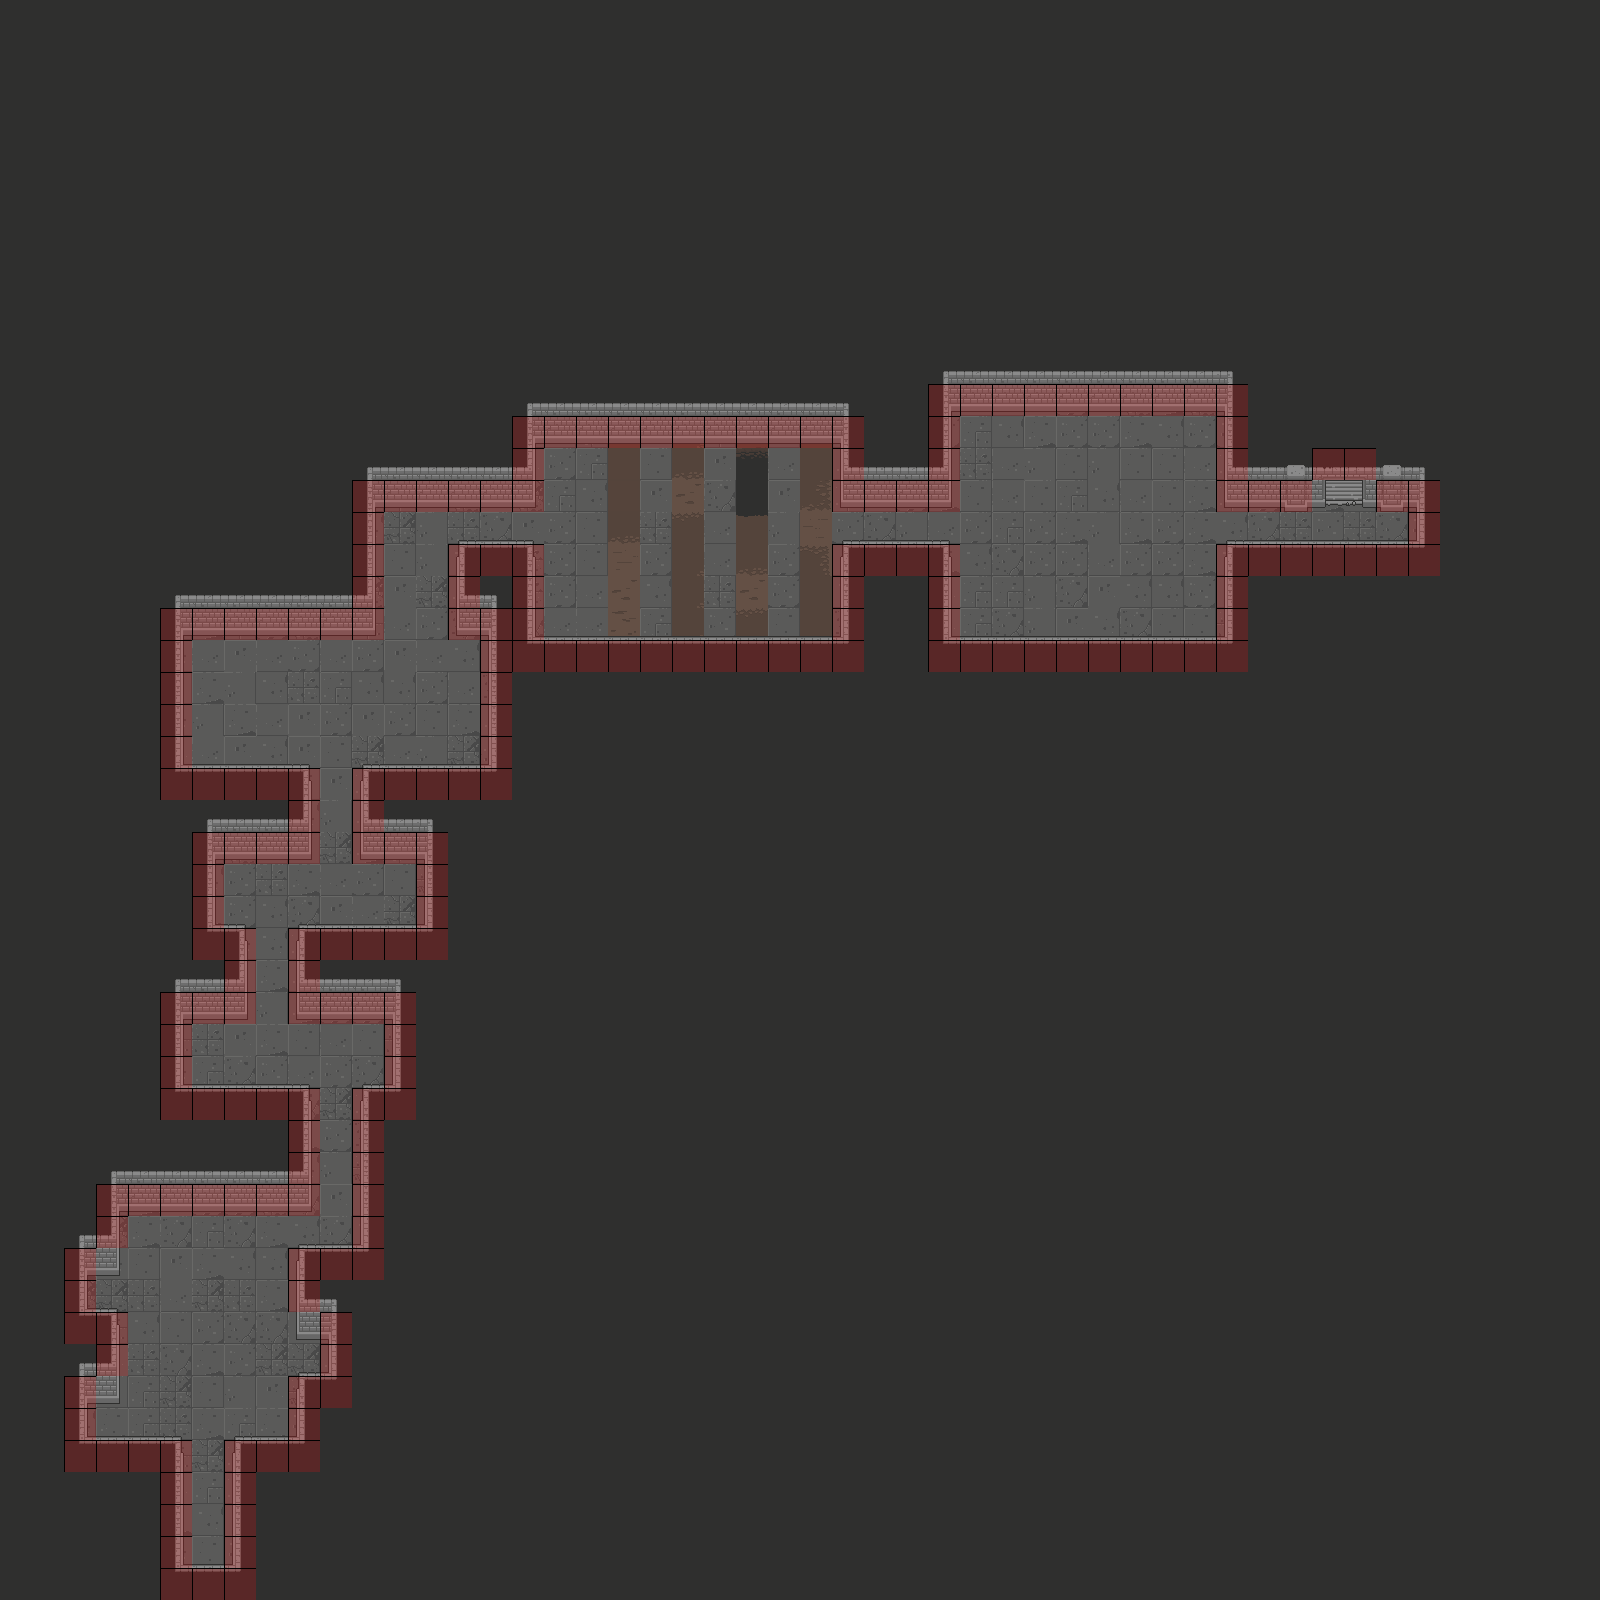

This is a level from a 2D game, rendered from its Tiled map with the project's own tilesets. A one-line summary and the map file follow, with tile-layer data summarised:
An orthogonal 50x50 tile map with 32x32 px tiles, 5 tile layers (Floor, doorOpen, door, Wal, ...), 2 tilesets and 56 objects (38x 0, 5x 4, 4x 1, 4x 3, Wal_1, ...).

<map version="1.5" tiledversion="1.7.0" orientation="orthogonal" renderorder="right-down" width="50" height="50" tilewidth="32" tileheight="32" infinite="0" nextlayerid="12" nextobjectid="68">
 <tileset firstgid="1" source="GamemapObject.tsx" />
 <tileset firstgid="321" source="meta_tiles.tsx" />
 <layer id="1" name="Floor" width="50" height="50">
  <data>[2500 cells, 2500 non-empty, 29 distinct tile ids]</data>
 </layer>
 <layer id="2" name="doorOpen" width="50" height="50">
  <data>[2500 cells, 2 non-empty, 2 distinct tile ids]</data>
 </layer>
 <layer id="3" name="door" width="50" height="50">
  <data>[2500 cells, 2 non-empty, 2 distinct tile ids]</data>
 </layer>
 <layer id="4" name="Wal" width="50" height="50">
  <data>[2500 cells, 326 non-empty, 32 distinct tile ids]</data>
 </layer>
 <layer id="5" name="meta" width="50" height="50">
  <data>[2500 cells, 205 non-empty, 1 distinct tile ids]</data>
 </layer>
 <objectgroup id="11" name="CrackWal">
  <object id="21" name="Wal_1" x="272" y="1008" />
  <object id="22" name="Wal_2" x="336" y="848" />
  <object id="23" name="Wal_3" x="400" y="624" />
  <object id="24" name="Wal_4" x="432" y="624" />
 </objectgroup>
 <objectgroup id="6" name="minions">
  <object id="14" name="spider_1" type="0" x="112" y="1424" />
  <object id="15" name="spider_2" type="0" x="304" y="1360" />
  <object id="16" name="spider_3" type="0" x="112" y="1296" />
  <object id="25" name="spider_4" type="0" x="208" y="1072" />
  <object id="26" name="spider_5" type="0" x="400" y="912" />
  <object id="27" name="spider_6" type="0" x="464" y="752" />
  <object id="28" name="spider_7" type="0" x="208" y="752" />
  <object id="29" name="spider_8" type="0" x="208" y="656" />
  <object id="30" name="spider_9" type="0" x="464" y="656" />
  <object id="59" name="shadow_1" type="1" x="656" y="464" />
  <object id="63" name="shadow_2" type="1" x="720" y="592" />
 </objectgroup>
 <objectgroup id="7" name="Iteam">
  <object id="18" name="saveGame_0" type="4" x="208" y="1520" />
  <object id="13" name="saveGame_1" type="4" x="336" y="1168" />
  <object id="19" name="saveGame_2" type="4" x="464" y="528" />
  <object id="20" name="saveGame_3" type="4" x="880" y="528" />
  <object id="66" name="key" type="2" x="848" y="528" />
 </objectgroup>
 <objectgroup id="8" name="meet" />
 <objectgroup id="9" name="Player" />
 <objectgroup id="10" name="Trap">
  <object id="1" name="thorn_0" type="0" x="272" y="1392" />
  <object id="2" name="thorn_1" type="0" x="240" y="1392" />
  <object id="3" name="thorn_2" type="0" x="208" y="1392" />
  <object id="4" name="thorn_3" type="0" x="176" y="1392" />
  <object id="5" name="thorn_4" type="0" x="176" y="1328" />
  <object id="6" name="thorn_5" type="0" x="144" y="1328" />
  <object id="7" name="thorn_6" type="0" x="208" y="1328" />
  <object id="8" name="thorn_7" type="0" x="240" y="1328" />
  <object id="9" name="thorn_8" type="0" x="272" y="1264" />
  <object id="10" name="thorn_9" type="0" x="240" y="1264" />
  <object id="11" name="thorn_10" type="0" x="208" y="1264" />
  <object id="12" name="thorn_11" type="0" x="176" y="1264" />
  <object id="31" name="thorn_12" type="0" x="272" y="1072" />
  <object id="32" name="thorn_13" type="0" x="336" y="1040" />
  <object id="33" name="thorn_14" type="0" x="336" y="912" />
  <object id="34" name="thorn_15" type="0" x="272" y="880" />
  <object id="35" name="thorn_16" type="0" x="400" y="688" />
  <object id="36" name="thorn_17" type="0" x="272" y="752" />
  <object id="37" name="thorn_18" type="0" x="304" y="656" />
  <object id="38" name="thorn_19" type="0" x="336" y="656" />
  <object id="39" name="thorn_20" type="0" x="240" y="688" />
  <object id="40" name="thorn_21" type="0" x="400" y="720" />
  <object id="41" name="thorn_22" type="0" x="336" y="720" />
  <object id="46" name="rock_1" type="3" x="624" y="464" />
  <object id="47" name="rock_2" type="3" x="688" y="624" />
  <object id="48" name="rock_3" type="3" x="752" y="464" />
  <object id="49" name="rock_4" type="3" x="816" y="624" />
  <object id="50" name="thorn_23" type="0" x="656" y="496" />
  <object id="51" name="thorn_24" type="0" x="656" y="592" />
  <object id="52" name="thorn_25" type="0" x="720" y="528" />
  <object id="53" name="thorn_26" type="0" x="720" y="560" />
  <object id="54" name="thorn_27" type="0" x="784" y="464" />
  <object id="56" name="thorn_28" type="0" x="784" y="624" />
  <object id="64" name="plant_1" type="1" x="816" y="528" />
  <object id="65" name="plant_2" type="1" x="624" y="528" />
  <object id="67" name="trap_checkboss" type="4" x="944" y="528" />
 </objectgroup>
</map>
